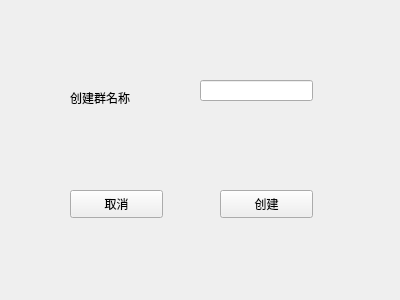
<?xml version="1.0" encoding="UTF-8"?>
<ui version="4.0">
 <class>CreateGroup</class>
 <widget class="QWidget" name="CreateGroup">
  <property name="geometry">
   <rect>
    <x>0</x>
    <y>0</y>
    <width>400</width>
    <height>300</height>
   </rect>
  </property>
  <property name="windowTitle">
   <string>Form</string>
  </property>
  <widget class="QLabel" name="label">
   <property name="geometry">
    <rect>
     <x>70</x>
     <y>90</y>
     <width>81</width>
     <height>16</height>
    </rect>
   </property>
   <property name="text">
    <string>创建群名称</string>
   </property>
  </widget>
  <widget class="QLineEdit" name="lineEdit">
   <property name="geometry">
    <rect>
     <x>200</x>
     <y>80</y>
     <width>113</width>
     <height>21</height>
    </rect>
   </property>
  </widget>
  <widget class="QPushButton" name="cancelButton">
   <property name="geometry">
    <rect>
     <x>70</x>
     <y>190</y>
     <width>93</width>
     <height>28</height>
    </rect>
   </property>
   <property name="text">
    <string>取消</string>
   </property>
  </widget>
  <widget class="QPushButton" name="createButton">
   <property name="geometry">
    <rect>
     <x>220</x>
     <y>190</y>
     <width>93</width>
     <height>28</height>
    </rect>
   </property>
   <property name="text">
    <string>创建</string>
   </property>
  </widget>
 </widget>
 <resources/>
 <connections/>
</ui>
